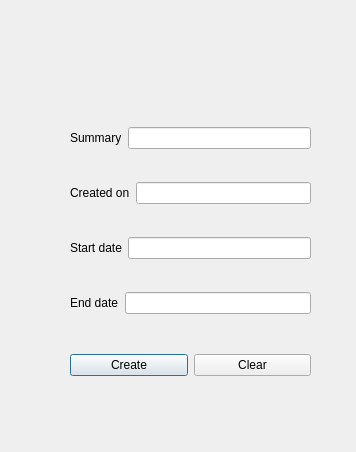
<?xml version="1.0" encoding="UTF-8"?>
<ui version="4.0">
 <class>createEvent</class>
 <widget class="QDialog" name="createEvent">
  <property name="geometry">
   <rect>
    <x>0</x>
    <y>0</y>
    <width>356</width>
    <height>452</height>
   </rect>
  </property>
  <property name="windowTitle">
   <string>createEvent</string>
  </property>
  <widget class="QWidget" name="layoutWidget">
   <property name="geometry">
    <rect>
     <x>70</x>
     <y>100</y>
     <width>241</width>
     <height>241</height>
    </rect>
   </property>
   <layout class="QVBoxLayout" name="verticalLayout">
    <item>
     <layout class="QHBoxLayout" name="horizontalLayout_5">
      <item>
       <widget class="QLabel" name="label_5">
        <property name="styleSheet">
         <string notr="true">font: 12pt &quot;Sans Serif&quot;;</string>
        </property>
        <property name="text">
         <string>Summary</string>
        </property>
       </widget>
      </item>
      <item>
       <widget class="QLineEdit" name="lineEdit_summary">
        <property name="enabled">
         <bool>true</bool>
        </property>
       </widget>
      </item>
     </layout>
    </item>
    <item>
     <layout class="QHBoxLayout" name="horizontalLayout_4">
      <item>
       <widget class="QLabel" name="label_4">
        <property name="styleSheet">
         <string notr="true">font: 12pt &quot;Sans Serif&quot;;</string>
        </property>
        <property name="text">
         <string>Created on</string>
        </property>
       </widget>
      </item>
      <item>
       <widget class="QLineEdit" name="lineEdit_createdOn">
        <property name="enabled">
         <bool>true</bool>
        </property>
       </widget>
      </item>
     </layout>
    </item>
    <item>
     <layout class="QHBoxLayout" name="horizontalLayout_2">
      <item>
       <widget class="QLabel" name="label_2">
        <property name="styleSheet">
         <string notr="true">font: 12pt &quot;Sans Serif&quot;;</string>
        </property>
        <property name="text">
         <string>Start date</string>
        </property>
       </widget>
      </item>
      <item>
       <widget class="QLineEdit" name="lineEdit_start">
        <property name="enabled">
         <bool>true</bool>
        </property>
       </widget>
      </item>
     </layout>
    </item>
    <item>
     <layout class="QHBoxLayout" name="horizontalLayout_3">
      <item>
       <widget class="QLabel" name="label_3">
        <property name="styleSheet">
         <string notr="true">font: 12pt &quot;Sans Serif&quot;;</string>
        </property>
        <property name="text">
         <string>End date</string>
        </property>
       </widget>
      </item>
      <item>
       <widget class="QLineEdit" name="lineEdit_end">
        <property name="enabled">
         <bool>true</bool>
        </property>
       </widget>
      </item>
     </layout>
    </item>
   </layout>
  </widget>
  <widget class="QWidget" name="">
   <property name="geometry">
    <rect>
     <x>70</x>
     <y>340</y>
     <width>241</width>
     <height>51</height>
    </rect>
   </property>
   <layout class="QHBoxLayout" name="horizontalLayout">
    <item>
     <widget class="QPushButton" name="createEvent_2">
      <property name="text">
       <string>Create</string>
      </property>
     </widget>
    </item>
    <item>
     <widget class="QPushButton" name="pushButton_clear">
      <property name="text">
       <string>Clear</string>
      </property>
     </widget>
    </item>
   </layout>
  </widget>
 </widget>
 <resources/>
 <connections/>
</ui>
